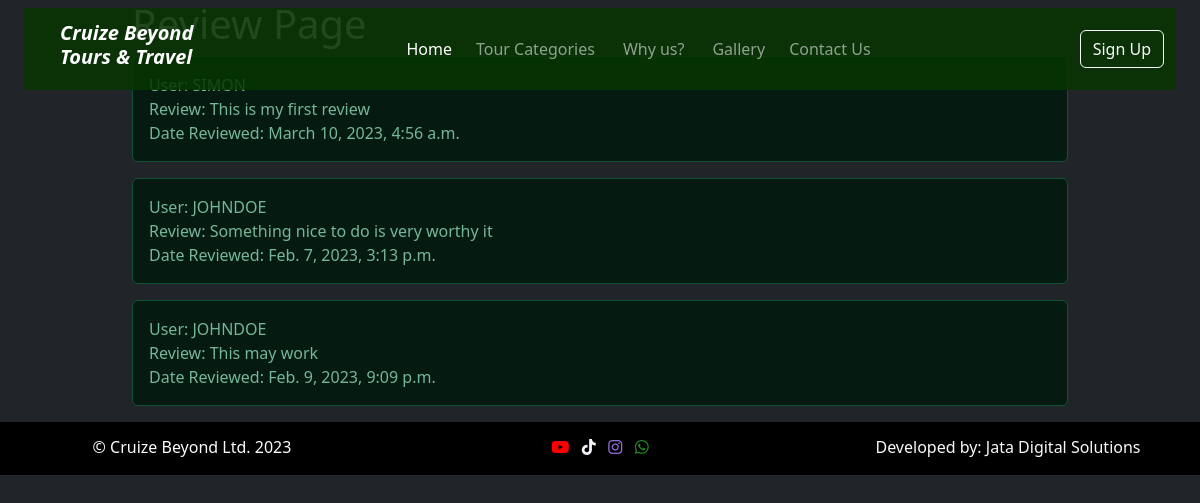
The app's page /review/4/, older data.
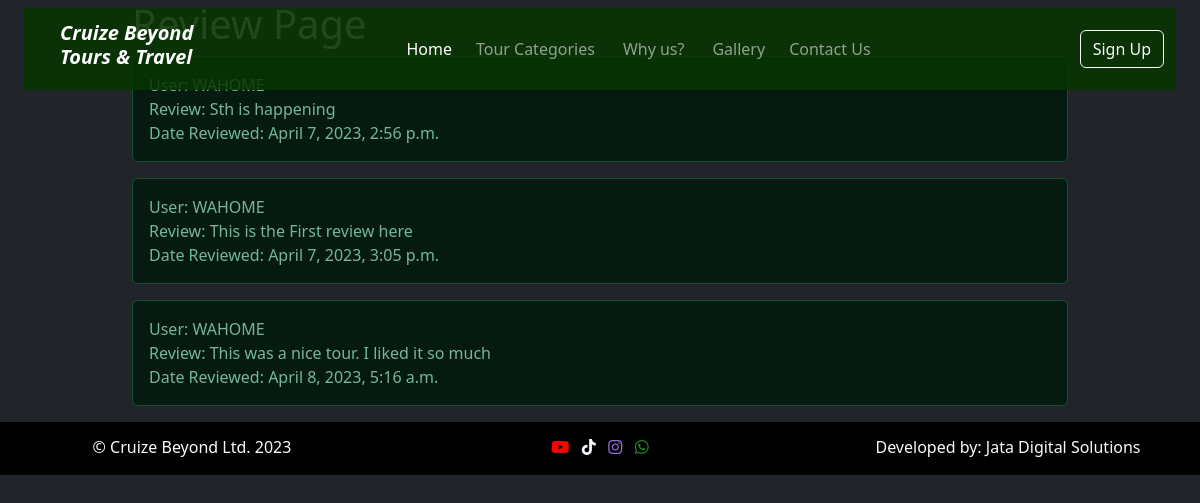
The same page, newer data.
### base/models.py (models this page shows, shortened)
class Review(models.Model):
    user = models.ForeignKey(User, on_delete=models.CASCADE, related_name="review")
    tour = models.ForeignKey(Destination, null=True, on_delete=models.SET_NULL, related_name="tour_review")
    comment = models.TextField()
    uploaded_date = models.DateTimeField(auto_now=True)

class User(AbstractUser):
    email = models.EmailField(unique=True)
    USERNAME_FIELD = 'email'
    REQUIRED_FIELDS = ['username']
    def __str__(self):
        return self.username

### base/views.py (the view)
# urls.py: path("review/<str:pk>/", views.Review_tour, name="review"),
def Review_tour(request, pk):
    tour = Destination.objects.get(id=pk)
    print("Toour: ", tour)
    tour_review = Review.objects.all
    if request.method == 'POST':
        user = request.user
        tour = tour
        comment = request.POST['comment']
        tour_review = Review.objects.create(user=user,tour=tour, comment=comment)
        tour_review.save()
        messages.success(request, ("Review sent successfully"))
        return redirect("destination", pk )
    else:
        context = {
            "review" : tour_review
        }
        return render(request, "review.html", context)

### base/models.py (called while the page is built)
    def __str__(self):
        return self.name

### templates/review.html
{% extends 'header.html' %}
{% block content %}
<div class="container">
    <h1>Review Page</h1>
    {% for review in review%}
    <div class="alert alert-success" role="alert">
        User: {{review.user|upper}}<br>
        Review: {{review.comment}}<br>
        Date Reviewed: {{review.uploaded_date}}<br>
    </div>
    {% endfor %}
</div>
{% endblock content %}

### templates/header.html (shortened to what this page needs)
<!doctype html>
{% load static %}
<html lang="en" data-bs-theme="dark">
<head>
    <link href="https://cdn.jsdelivr.net/npm/bootstrap@5.3.0-alpha1/dist/css/bootstrap.min.css" rel="stylesheet"
>
    <link href= {% static "css/style.css" %}  rel="stylesheet">
    <link href= {% static "css/checkout.css" %} rel="stylesheet">
</head>
<body>
    <div class="" id="navContainer">
        {% include "includes/navigation.html"%}
    </div>
    {% block content%}
    {% endblock %}
</body>
<footer>
    {% include "includes/footer.html"%}

### templates/includes/navigation.html (shortened to what this page needs)
<nav class="navbar navbar-expand-sm navbar-dark fixed-top mt-2 mx-4" id="indexNavbar">
    <div class="container-fluid">
        <a class="navbar-brand me-1 ms-4" href= {% url 'home' %}>
            <h5><i><strong>Cruize Beyond <br> Tours & Travel</strong></i></h5>
        <div class="collapse navbar-collapse justify-content-center" id="navbarContent">
            <ul class="navbar-nav mb-2 mb-lg-0">
                <li class="nav-item mx-md-1">
                    <a class="nav-link active" aria-current="page" href= '/#homeContainer'>Home</a>
                </li>
                <li class="nav-item mx-md-1">
                    <a class="nav-link" href="/#toursContainer">Tour Categories</a>
                </li>
                <li class="nav-item mx-md-2">
                    <a class="nav-link" href="/#aboutContainer">Why us?</a>
                </li>
                <li class="nav-item mx-md-1">
                    <a class="nav-link" href={% url 'gallery'%}>Gallery</a>
                </li>
                <li class="nav-item mx-md-1">
                    <a class="nav-link" href={% url 'contact'%}>Contact Us</a>
                </li>
            </ul>
        </div>
        {% if user.is_authenticated %}
        {% comment %} <a class="nav-link link-light">{{user}}</a> {% endcomment %}
        <button type="button" class="btn btn-light">{{user}}</button>
        &emsp;
        <a role="button" class="btn btn-outline-light" href={% url "logout"%}>Logout</a>
        {% else %}
        <button type="button" class="btn btn-outline-light" data-bs-toggle="modal" data-bs-target="#registerModal">Sign Up</button>
        {% endif %}
    </div>
</nav>

### templates/includes/footer.html (shortened to what this page needs)
{% load static %}
<div class="" id="footerContainer">
    <div class="row text-center">
        <div class="col-sm-4 justify-content-left">
            <p>&copy; Cruize Beyond Ltd. 2023 </p>
        </div>
        <div class="col-sm-4 justify-content-center">
            <a class="link-light" href="https://www.youtube.com/@discoverieswithtonycruize3337"><i class="fa-brands fa-youtube"></i></a>
            <a class="link-light" href="https://www.tiktok.com/@tonycruizeinternational"><i class="fa-brands fa-tiktok"></i></a>
            <a class="link-light" href="https://www.instagram.com/tonycruize/"><i class="fa-brands fa-instagram"></i></a>
            <a class="link-light" href="https://wa.me/254723450755"><i class="fa-brands fa-whatsapp"></i></a>
        </div>
        <div class="col-sm-4 justify-content-right">
            <a class="link-light" href="http://jatasolutions.edenconsultants.co.ke">
                <p>Developed by: Jata Digital Solutions</p>
            </a>
        </div>
    </div>
</div>
</body>
</html>

### static/css/style.css (style rules this page uses)
.navbar { position: fixed; margin: 20px 20px; background-color: rgba(8, 54, 0, 0.85); }
#tourDetailsHeader a, a { text-decoration: none !important; color: #fff; }
#footerContainer { background-color: #000000; color: #fffafa; height: auto; width: auto; padding: 13px 0 0 0; }
#footerContainer .fa-youtube { color: red; }
#footerContainer .fa-tiktok { color: ghostwhite; }
#footerContainer .fa-instagram { color: mediumpurple; }
#footerContainer .fa-whatsapp { color: forestgreen; }
#footerContainer a { text-decoration:none; }

### static/css/checkout.css (style rules this page uses)
.container { max-width: 960px; }

Row changes from the older to the newer data that the page shows:
removed Review: user "SIMON", comment "This is my first review", uploaded_date "March 10, 2023, 4:56 a.m."
removed Review: user "JOHNDOE", comment "Something nice to do is very worthy it", uploaded_date "Feb. 7, 2023, 3:13 p.m."
removed Review: user "JOHNDOE", comment "This may work", uploaded_date "Feb. 9, 2023, 9:09 p.m."
added Review: user "WAHOME", comment "Sth is happening", uploaded_date "April 7, 2023, 2:56 p.m."
added Review: user "WAHOME", comment "This is the First review here", uploaded_date "April 7, 2023, 3:05 p.m."
added Review: user "WAHOME", comment "This was a nice tour. I liked it so much", uploaded_date "April 8, 2023, 5:16 a.m."
